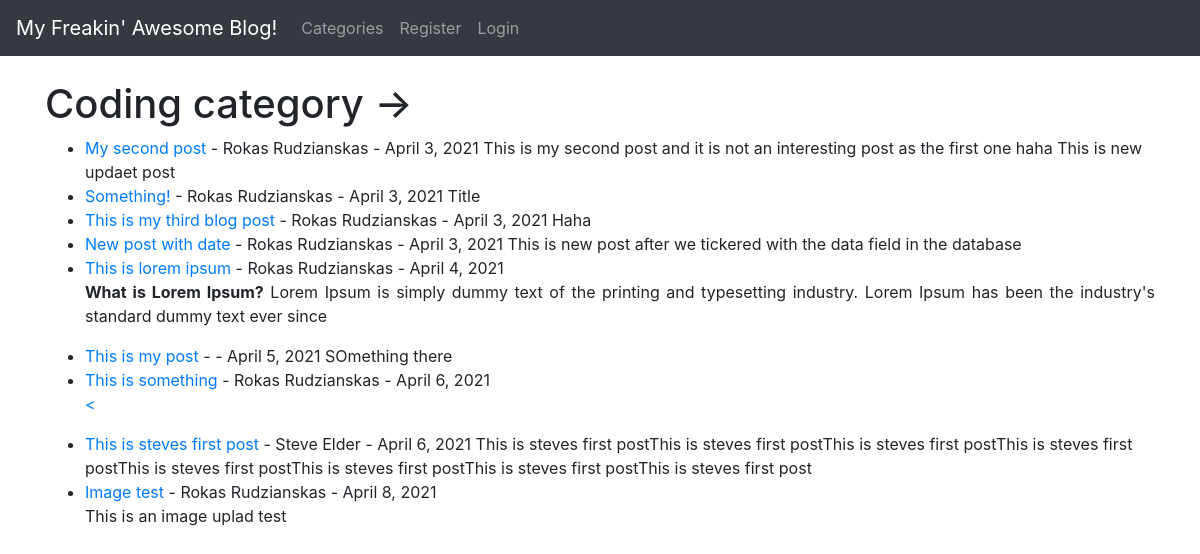
/category/coding/, run on the app's committed database.
### theblog/models.py (models this page shows, shortened)
class Post(models.Model):
    title = models.CharField(max_length=255)
    header_image = models.ImageField(null=True, blank=True, upload_to="images/")
    title_tag = models.CharField(max_length=255)
    author = models.ForeignKey(User, on_delete=models.CASCADE)
    body = RichTextField(blank=True, null=True)
    post_date = models.DateField(auto_now_add=True)
    category = models.CharField(max_length=255, default='coding')
    snippet = models.CharField(max_length=255)
    likes = models.ManyToManyField(User, related_name='blog_posts')

### theblog/views.py (the view)
# urls.py: path('category/<str:cats>/', CategoryView, name="category"),
def CategoryView(request, cats):
    category_posts = Post.objects.filter(category=cats.replace('-', ' '))
    return render(request, 'categories.html',
                  {'cats': cats.title().replace('-', ' '), 'category_posts': category_posts})

### theblog/templates/categories.html (shortened to what this page needs)
{% extends 'base.html' %}
    {% block content %}
{% if category_posts %}
    <h1>{{cats}} category -></h1>
        <ul>
            {% for post in category_posts %}
                   <li><a href="{% url 'article-detail' post.pk %}" >{{post.title}}</a>
           - {{post.author.first_name}}
              {{post.author.last_name}} - {{ post.post_date }}
                  {{ post.body|slice:":200"|safe }}
       </li>
            {% endfor %}
        </ul>
{% else %}
    <h1>There are no post about this category! And you know that ;(</h1>
{% endif %}
    {% endblock %}

### data on the page
Post: title "My second post", author.first_name "Rokas", author.last_name "Rudzianskas", post_date "April 3, 2021", body "This is my second post and it is not an interesting post as the first one haha This is new updaet post"
Post: title "Something!", author.first_name "Rokas", author.last_name "Rudzianskas", post_date "April 3, 2021", body "Title"
Post: title "This is my third blog post", author.first_name "Rokas", author.last_name "Rudzianskas", post_date "April 3, 2021", body "Haha"
Post: title "New post with date", author.first_name "Rokas", author.last_name "Rudzianskas", post_date "April 3, 2021", body "This is new post after we tickered with the data field in the database"
Post: title "This is lorem ipsum", author.first_name "Rokas", author.last_name "Rudzianskas", post_date "April 4, 2021", body "What is Lorem Ipsum? Lorem Ipsum is simply dummy text of the printing and typesetting industry. Lorem Ipsum has been the industry's standard dummy text ever since"
Post: title "This is my post", post_date "April 5, 2021", body "SOmething there"
Post: title "This is something", author.first_name "Rokas", author.last_name "Rudzianskas", post_date "April 6, 2021", body "<"
Post: title "This is steves first post", author.first_name "Steve", author.last_name "Elder", post_date "April 6, 2021", body "This is steves first postThis is steves first postThis is steves first postThis is steves first postThis is steves first postThis is steves first postThis is steves first postThis is steves first post"
Post: title "Image test", author.first_name "Rokas", author.last_name "Rudzianskas", post_date "April 8, 2021", body "This is an image uplad test"

### other printed values
{{ cats }} "Coding"
